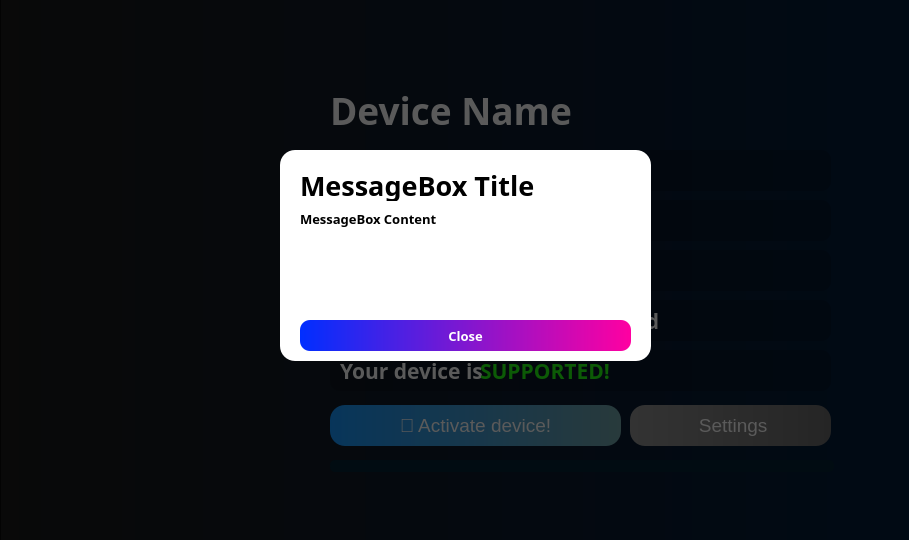
<?xml version="1.0" encoding="UTF-8"?>
<ui version="4.0">
 <class>MainWindow</class>
 <widget class="QMainWindow" name="MainWindow">
  <property name="geometry">
   <rect>
    <x>0</x>
    <y>0</y>
    <width>909</width>
    <height>540</height>
   </rect>
  </property>
  <property name="minimumSize">
   <size>
    <width>909</width>
    <height>540</height>
   </size>
  </property>
  <property name="maximumSize">
   <size>
    <width>909</width>
    <height>540</height>
   </size>
  </property>
  <property name="windowTitle">
   <string>R1nderpest A12+</string>
  </property>
  <widget class="QWidget" name="centralwidget">
   <widget class="QFrame" name="Intro">
    <property name="geometry">
     <rect>
      <x>-10</x>
      <y>-10</y>
      <width>921</width>
      <height>601</height>
     </rect>
    </property>
    <property name="styleSheet">
     <string notr="true">background-color: qlineargradient(spread:pad, x1:0, y1:0, x2:1, y2:0, stop:0 rgba(25, 25, 25, 255), stop:1 rgba(1, 27, 59, 255));
border-radius: 0px;</string>
    </property>
    <property name="frameShape">
     <enum>QFrame::StyledPanel</enum>
    </property>
    <property name="frameShadow">
     <enum>QFrame::Raised</enum>
    </property>
    <widget class="QLabel" name="label">
     <property name="geometry">
      <rect>
       <x>400</x>
       <y>0</y>
       <width>601</width>
       <height>551</height>
      </rect>
     </property>
     <property name="styleSheet">
      <string notr="true">background-color: rgba(255, 255, 255, 0);</string>
     </property>
     <property name="text">
      <string/>
     </property>
     <property name="pixmap">
      <pixmap>glow_phone.png</pixmap>
     </property>
     <property name="scaledContents">
      <bool>true</bool>
     </property>
    </widget>
    <widget class="QLabel" name="label_2">
     <property name="geometry">
      <rect>
       <x>40</x>
       <y>210</y>
       <width>671</width>
       <height>51</height>
      </rect>
     </property>
     <property name="font">
      <font>
       <family>Futura Cyrillic Bold</family>
       <pointsize>30</pointsize>
       <weight>75</weight>
       <bold>true</bold>
      </font>
     </property>
     <property name="styleSheet">
      <string notr="true">background-color: rgba(255, 255, 255, 0);
color: rgb(255, 255, 255);</string>
     </property>
     <property name="text">
      <string>Welcome to R1nderPest!</string>
     </property>
    </widget>
    <widget class="QLabel" name="label_7">
     <property name="geometry">
      <rect>
       <x>-20</x>
       <y>60</y>
       <width>961</width>
       <height>531</height>
      </rect>
     </property>
     <property name="styleSheet">
      <string notr="true">background-color: rgba(255, 255, 255, 0);</string>
     </property>
     <property name="text">
      <string/>
     </property>
     <property name="pixmap">
      <pixmap>img/bg_GLOW.png</pixmap>
     </property>
     <property name="scaledContents">
      <bool>true</bool>
     </property>
    </widget>
    <widget class="QLabel" name="label_9">
     <property name="geometry">
      <rect>
       <x>80</x>
       <y>110</y>
       <width>371</width>
       <height>131</height>
      </rect>
     </property>
     <property name="styleSheet">
      <string notr="true">background-color: rgba(255, 255, 255, 0);</string>
     </property>
     <property name="text">
      <string/>
     </property>
     <property name="pixmap">
      <pixmap>img/logo (1).png</pixmap>
     </property>
     <property name="scaledContents">
      <bool>true</bool>
     </property>
    </widget>
    <widget class="QLabel" name="label_10">
     <property name="geometry">
      <rect>
       <x>44</x>
       <y>260</y>
       <width>441</width>
       <height>101</height>
      </rect>
     </property>
     <property name="font">
      <font>
       <family>Futura Cyrillic Bold</family>
       <pointsize>14</pointsize>
       <weight>75</weight>
       <bold>true</bold>
      </font>
     </property>
     <property name="styleSheet">
      <string notr="true">background-color: rgba(255, 255, 255, 0);
color: rgb(255, 255, 255, 187);</string>
     </property>
     <property name="text">
      <string>Welcome to R1nderPest! This tool will help you bypass iCloud on iPhone Xr - 16 Pro Max (iOS 18.7.2 and iOS 26.1). To get started, connect your device.</string>
     </property>
     <property name="alignment">
      <set>Qt::AlignLeading|Qt::AlignLeft|Qt::AlignTop</set>
     </property>
     <property name="wordWrap">
      <bool>true</bool>
     </property>
    </widget>
    <widget class="QLabel" name="label_11">
     <property name="geometry">
      <rect>
       <x>110</x>
       <y>370</y>
       <width>311</width>
       <height>41</height>
      </rect>
     </property>
     <property name="font">
      <font>
       <family>Futura Cyrillic Bold</family>
       <pointsize>14</pointsize>
       <weight>75</weight>
       <bold>true</bold>
      </font>
     </property>
     <property name="styleSheet">
      <string notr="true">background-color: rgba(255, 255, 255, 0);
color: rgb(255, 255, 255);</string>
     </property>
     <property name="text">
      <string>⌛️ Searching for devices...</string>
     </property>
     <property name="alignment">
      <set>Qt::AlignCenter</set>
     </property>
     <property name="wordWrap">
      <bool>true</bool>
     </property>
    </widget>
    <widget class="QFrame" name="frame_5">
     <property name="geometry">
      <rect>
       <x>110</x>
       <y>370</y>
       <width>311</width>
       <height>41</height>
      </rect>
     </property>
     <property name="styleSheet">
      <string notr="true">background-color: rgba(0, 0, 0, 46);
border-radius: 15px;</string>
     </property>
     <property name="frameShape">
      <enum>QFrame::StyledPanel</enum>
     </property>
     <property name="frameShadow">
      <enum>QFrame::Raised</enum>
     </property>
    </widget>
    <zorder>label</zorder>
    <zorder>label_7</zorder>
    <zorder>label_9</zorder>
    <zorder>label_2</zorder>
    <zorder>label_10</zorder>
    <zorder>frame_5</zorder>
    <zorder>label_11</zorder>
   </widget>
   <widget class="QFrame" name="HomePage">
    <property name="geometry">
     <rect>
      <x>0</x>
      <y>-10</y>
      <width>921</width>
      <height>601</height>
     </rect>
    </property>
    <property name="styleSheet">
     <string notr="true">background-color: qlineargradient(spread:pad, x1:0, y1:0, x2:1, y2:0, stop:0 rgba(25, 25, 25, 255), stop:1 rgba(1, 27, 59, 255));
border-radius: 0px;</string>
    </property>
    <property name="frameShape">
     <enum>QFrame::StyledPanel</enum>
    </property>
    <property name="frameShadow">
     <enum>QFrame::Raised</enum>
    </property>
    <widget class="QLabel" name="label_3">
     <property name="geometry">
      <rect>
       <x>60</x>
       <y>70</y>
       <width>201</width>
       <height>421</height>
      </rect>
     </property>
     <property name="styleSheet">
      <string notr="true">background-color: rgba(255, 255, 255, 0);</string>
     </property>
     <property name="text">
      <string/>
     </property>
     <property name="pixmap">
      <pixmap>img/ios26hello.png</pixmap>
     </property>
     <property name="scaledContents">
      <bool>true</bool>
     </property>
    </widget>
    <widget class="QLabel" name="DeviceName">
     <property name="geometry">
      <rect>
       <x>330</x>
       <y>100</y>
       <width>491</width>
       <height>41</height>
      </rect>
     </property>
     <property name="font">
      <font>
       <family>Futura Cyrillic Bold</family>
       <pointsize>28</pointsize>
       <weight>75</weight>
       <bold>true</bold>
      </font>
     </property>
     <property name="styleSheet">
      <string notr="true">color: rgb(255, 255, 255);
background-color: rgba(255, 255, 255, 0);</string>
     </property>
     <property name="text">
      <string>Device Name</string>
     </property>
    </widget>
    <widget class="QLabel" name="UDID">
     <property name="geometry">
      <rect>
       <x>340</x>
       <y>160</y>
       <width>491</width>
       <height>41</height>
      </rect>
     </property>
     <property name="font">
      <font>
       <family>Futura Cyrillic Bold</family>
       <pointsize>16</pointsize>
       <weight>75</weight>
       <bold>true</bold>
      </font>
     </property>
     <property name="styleSheet">
      <string notr="true">color: rgb(255, 255, 255);
background-color: rgba(255, 255, 255, 0);</string>
     </property>
     <property name="text">
      <string>UDID: </string>
     </property>
    </widget>
    <widget class="QLabel" name="iOSVersion">
     <property name="geometry">
      <rect>
       <x>340</x>
       <y>210</y>
       <width>491</width>
       <height>41</height>
      </rect>
     </property>
     <property name="font">
      <font>
       <family>Futura Cyrillic Bold</family>
       <pointsize>16</pointsize>
       <weight>75</weight>
       <bold>true</bold>
      </font>
     </property>
     <property name="styleSheet">
      <string notr="true">color: rgb(255, 255, 255);
background-color: rgba(255, 255, 255, 0);</string>
     </property>
     <property name="text">
      <string>iOS Version: </string>
     </property>
    </widget>
    <widget class="QLabel" name="ProductType">
     <property name="geometry">
      <rect>
       <x>340</x>
       <y>260</y>
       <width>491</width>
       <height>41</height>
      </rect>
     </property>
     <property name="font">
      <font>
       <family>Futura Cyrillic Bold</family>
       <pointsize>16</pointsize>
       <weight>75</weight>
       <bold>true</bold>
      </font>
     </property>
     <property name="styleSheet">
      <string notr="true">color: rgb(255, 255, 255);
background-color: rgba(255, 255, 255, 0);</string>
     </property>
     <property name="text">
      <string>Product Type: </string>
     </property>
    </widget>
    <widget class="QLabel" name="ProductType_2">
     <property name="geometry">
      <rect>
       <x>340</x>
       <y>360</y>
       <width>491</width>
       <height>41</height>
      </rect>
     </property>
     <property name="font">
      <font>
       <family>Futura Cyrillic Bold</family>
       <pointsize>16</pointsize>
       <weight>75</weight>
       <bold>true</bold>
      </font>
     </property>
     <property name="styleSheet">
      <string notr="true">color: rgb(255, 255, 255);
background-color: rgba(255, 255, 255, 0);</string>
     </property>
     <property name="text">
      <string>Your device is</string>
     </property>
    </widget>
    <widget class="QLabel" name="ProductType_3">
     <property name="geometry">
      <rect>
       <x>480</x>
       <y>360</y>
       <width>491</width>
       <height>41</height>
      </rect>
     </property>
     <property name="font">
      <font>
       <family>Futura Cyrillic Bold</family>
       <pointsize>16</pointsize>
       <weight>75</weight>
       <bold>true</bold>
      </font>
     </property>
     <property name="styleSheet">
      <string notr="true">color: rgb(34, 255, 16);
background-color: rgba(255, 255, 255, 0);</string>
     </property>
     <property name="text">
      <string>SUPPORTED!</string>
     </property>
    </widget>
    <widget class="QLabel" name="label_6">
     <property name="geometry">
      <rect>
       <x>50</x>
       <y>450</y>
       <width>221</width>
       <height>151</height>
      </rect>
     </property>
     <property name="styleSheet">
      <string notr="true">background-color: rgba(255, 255, 255, 0);</string>
     </property>
     <property name="text">
      <string/>
     </property>
     <property name="pixmap">
      <pixmap>cable.png</pixmap>
     </property>
     <property name="scaledContents">
      <bool>true</bool>
     </property>
    </widget>
    <widget class="QLabel" name="label_8">
     <property name="geometry">
      <rect>
       <x>630</x>
       <y>20</y>
       <width>281</width>
       <height>101</height>
      </rect>
     </property>
     <property name="styleSheet">
      <string notr="true">background-color: rgba(255, 255, 255, 0);</string>
     </property>
     <property name="text">
      <string/>
     </property>
     <property name="pixmap">
      <pixmap>logo (1).png</pixmap>
     </property>
     <property name="scaledContents">
      <bool>true</bool>
     </property>
    </widget>
    <widget class="QPushButton" name="activateButton">
     <property name="geometry">
      <rect>
       <x>330</x>
       <y>415</y>
       <width>291</width>
       <height>41</height>
      </rect>
     </property>
     <property name="font">
      <font>
       <family>MS Shell Dlg 2</family>
       <pointsize>14</pointsize>
      </font>
     </property>
     <property name="cursor">
      <cursorShape>PointingHandCursor</cursorShape>
     </property>
     <property name="styleSheet">
      <string notr="true">background-color: qlineargradient(spread:pad, x1:0, y1:0, x2:1, y2:0, stop:0 rgba(21, 151, 255, 255), stop:1 rgba(113, 163, 168, 255));
color: rgb(255, 255, 255);
border-radius: 15px;</string>
     </property>
     <property name="text">
      <string>🚀 Activate device!</string>
     </property>
    </widget>
    <widget class="QFrame" name="pbFrame">
     <property name="geometry">
      <rect>
       <x>330</x>
       <y>470</y>
       <width>504</width>
       <height>12</height>
      </rect>
     </property>
     <property name="styleSheet">
      <string notr="true">background-color: rgb(2, 33, 51);
color: rgb(255, 255, 255);
border-radius: 5px;</string>
     </property>
     <property name="frameShape">
      <enum>QFrame::StyledPanel</enum>
     </property>
     <property name="frameShadow">
      <enum>QFrame::Raised</enum>
     </property>
     <widget class="QFrame" name="pb">
      <property name="geometry">
       <rect>
        <x>0</x>
        <y>0</y>
        <width>0</width>
        <height>12</height>
       </rect>
      </property>
      <property name="styleSheet">
       <string notr="true">background-color: rgb(19, 159, 255);
color: rgb(255, 255, 255);
border-radius: 5px;</string>
      </property>
      <property name="frameShape">
       <enum>QFrame::StyledPanel</enum>
      </property>
      <property name="frameShadow">
       <enum>QFrame::Raised</enum>
      </property>
     </widget>
    </widget>
    <widget class="QFrame" name="frame">
     <property name="geometry">
      <rect>
       <x>330</x>
       <y>160</y>
       <width>501</width>
       <height>41</height>
      </rect>
     </property>
     <property name="styleSheet">
      <string notr="true">background-color: rgba(0, 0, 0, 46);
border-radius: 10px;</string>
     </property>
     <property name="frameShape">
      <enum>QFrame::StyledPanel</enum>
     </property>
     <property name="frameShadow">
      <enum>QFrame::Raised</enum>
     </property>
    </widget>
    <widget class="QFrame" name="frame_2">
     <property name="geometry">
      <rect>
       <x>330</x>
       <y>210</y>
       <width>501</width>
       <height>41</height>
      </rect>
     </property>
     <property name="styleSheet">
      <string notr="true">background-color: rgba(0, 0, 0, 46);
border-radius: 10px;</string>
     </property>
     <property name="frameShape">
      <enum>QFrame::StyledPanel</enum>
     </property>
     <property name="frameShadow">
      <enum>QFrame::Raised</enum>
     </property>
    </widget>
    <widget class="QFrame" name="frame_3">
     <property name="geometry">
      <rect>
       <x>330</x>
       <y>260</y>
       <width>501</width>
       <height>41</height>
      </rect>
     </property>
     <property name="styleSheet">
      <string notr="true">background-color: rgba(0, 0, 0, 46);
border-radius: 10px;</string>
     </property>
     <property name="frameShape">
      <enum>QFrame::StyledPanel</enum>
     </property>
     <property name="frameShadow">
      <enum>QFrame::Raised</enum>
     </property>
    </widget>
    <widget class="QFrame" name="frame_4">
     <property name="geometry">
      <rect>
       <x>330</x>
       <y>360</y>
       <width>501</width>
       <height>41</height>
      </rect>
     </property>
     <property name="styleSheet">
      <string notr="true">background-color: rgba(0, 0, 0, 46);
border-radius: 10px;</string>
     </property>
     <property name="frameShape">
      <enum>QFrame::StyledPanel</enum>
     </property>
     <property name="frameShadow">
      <enum>QFrame::Raised</enum>
     </property>
    </widget>
    <widget class="QFrame" name="frame_6">
     <property name="geometry">
      <rect>
       <x>330</x>
       <y>310</y>
       <width>501</width>
       <height>41</height>
      </rect>
     </property>
     <property name="styleSheet">
      <string notr="true">background-color: rgba(0, 0, 0, 46);
border-radius: 10px;</string>
     </property>
     <property name="frameShape">
      <enum>QFrame::StyledPanel</enum>
     </property>
     <property name="frameShadow">
      <enum>QFrame::Raised</enum>
     </property>
    </widget>
    <widget class="QLabel" name="ActivationState">
     <property name="geometry">
      <rect>
       <x>340</x>
       <y>310</y>
       <width>491</width>
       <height>41</height>
      </rect>
     </property>
     <property name="font">
      <font>
       <family>Futura Cyrillic Bold</family>
       <pointsize>16</pointsize>
       <weight>75</weight>
       <bold>true</bold>
      </font>
     </property>
     <property name="styleSheet">
      <string notr="true">color: rgb(255, 255, 255);
background-color: rgba(255, 255, 255, 0);</string>
     </property>
     <property name="text">
      <string>Activation Status: Unactivated</string>
     </property>
    </widget>
    <widget class="QPushButton" name="SettingsButton">
     <property name="geometry">
      <rect>
       <x>630</x>
       <y>415</y>
       <width>201</width>
       <height>41</height>
      </rect>
     </property>
     <property name="font">
      <font>
       <family>MS Shell Dlg 2</family>
       <pointsize>14</pointsize>
      </font>
     </property>
     <property name="cursor">
      <cursorShape>PointingHandCursor</cursorShape>
     </property>
     <property name="styleSheet">
      <string notr="true">background-color: qlineargradient(spread:pad, x1:0, y1:0, x2:1, y2:0, stop:0 rgba(145, 145, 145, 255), stop:1 rgba(105, 105, 105, 255));
color: rgb(255, 255, 255);
border-radius: 15px;</string>
     </property>
     <property name="text">
      <string> Settings</string>
     </property>
     <property name="icon">
      <iconset>
       <normaloff>img/settings.png</normaloff>img/settings.png</iconset>
     </property>
    </widget>
    <zorder>DeviceName</zorder>
    <zorder>label_6</zorder>
    <zorder>label_3</zorder>
    <zorder>label_8</zorder>
    <zorder>activateButton</zorder>
    <zorder>pbFrame</zorder>
    <zorder>frame</zorder>
    <zorder>UDID</zorder>
    <zorder>frame_2</zorder>
    <zorder>iOSVersion</zorder>
    <zorder>frame_3</zorder>
    <zorder>ProductType</zorder>
    <zorder>frame_4</zorder>
    <zorder>ProductType_2</zorder>
    <zorder>ProductType_3</zorder>
    <zorder>frame_6</zorder>
    <zorder>ActivationState</zorder>
    <zorder>SettingsButton</zorder>
   </widget>
   <widget class="QFrame" name="SettingsPage">
    <property name="geometry">
     <rect>
      <x>0</x>
      <y>-10</y>
      <width>921</width>
      <height>601</height>
     </rect>
    </property>
    <property name="styleSheet">
     <string notr="true">background-color: qlineargradient(spread:pad, x1:0, y1:0, x2:1, y2:0, stop:0 rgba(25, 25, 25, 255), stop:1 rgba(1, 27, 59, 255));
border-radius: 0px;</string>
    </property>
    <property name="frameShape">
     <enum>QFrame::StyledPanel</enum>
    </property>
    <property name="frameShadow">
     <enum>QFrame::Raised</enum>
    </property>
    <widget class="QLabel" name="label_4">
     <property name="geometry">
      <rect>
       <x>60</x>
       <y>70</y>
       <width>201</width>
       <height>421</height>
      </rect>
     </property>
     <property name="styleSheet">
      <string notr="true">background-color: rgba(255, 255, 255, 0);</string>
     </property>
     <property name="text">
      <string/>
     </property>
     <property name="pixmap">
      <pixmap>img/ios26hello.png</pixmap>
     </property>
     <property name="scaledContents">
      <bool>true</bool>
     </property>
    </widget>
    <widget class="QLabel" name="DeviceName_2">
     <property name="geometry">
      <rect>
       <x>330</x>
       <y>100</y>
       <width>491</width>
       <height>41</height>
      </rect>
     </property>
     <property name="font">
      <font>
       <family>Futura Cyrillic Bold</family>
       <pointsize>28</pointsize>
       <weight>75</weight>
       <bold>true</bold>
      </font>
     </property>
     <property name="styleSheet">
      <string notr="true">color: rgb(255, 255, 255);
background-color: rgba(255, 255, 255, 0);</string>
     </property>
     <property name="text">
      <string>Settings</string>
     </property>
    </widget>
    <widget class="QLabel" name="label_12">
     <property name="geometry">
      <rect>
       <x>50</x>
       <y>450</y>
       <width>221</width>
       <height>151</height>
      </rect>
     </property>
     <property name="styleSheet">
      <string notr="true">background-color: rgba(255, 255, 255, 0);</string>
     </property>
     <property name="text">
      <string/>
     </property>
     <property name="pixmap">
      <pixmap>cable.png</pixmap>
     </property>
     <property name="scaledContents">
      <bool>true</bool>
     </property>
    </widget>
    <widget class="QLabel" name="label_13">
     <property name="geometry">
      <rect>
       <x>630</x>
       <y>20</y>
       <width>281</width>
       <height>101</height>
      </rect>
     </property>
     <property name="styleSheet">
      <string notr="true">background-color: rgba(255, 255, 255, 0);</string>
     </property>
     <property name="text">
      <string/>
     </property>
     <property name="pixmap">
      <pixmap>logo (1).png</pixmap>
     </property>
     <property name="scaledContents">
      <bool>true</bool>
     </property>
    </widget>
    <widget class="QFrame" name="frame_10">
     <property name="geometry">
      <rect>
       <x>330</x>
       <y>150</y>
       <width>501</width>
       <height>241</height>
      </rect>
     </property>
     <property name="styleSheet">
      <string notr="true">background-color: rgba(0, 0, 0, 46);
border-radius: 10px;</string>
     </property>
     <property name="frameShape">
      <enum>QFrame::StyledPanel</enum>
     </property>
     <property name="frameShadow">
      <enum>QFrame::Raised</enum>
     </property>
     <widget class="QCheckBox" name="DarkThemeCheckbox">
      <property name="geometry">
       <rect>
        <x>460</x>
        <y>10</y>
        <width>31</width>
        <height>41</height>
       </rect>
      </property>
      <property name="styleSheet">
       <string notr="true">QCheckBox {
	background-color: rgba(255, 255, 255, 0);
    spacing: 8px;
    font-size: 14px;
    color: #ffffff;
}

QCheckBox::indicator {
    width: 20px;
    height: 20px;
    border-radius: 5px;
    background-color: #1f2327;
    border: 2px solid #3c4650;
}

QCheckBox::indicator:hover {
    background-color: #262b30;
    border-color: #4a5560;
}

QCheckBox::indicator:checked {
    background-color: #4aaaff;     /* голубой */
    border-color: #4aaaff;
}

QCheckBox::indicator:checked:hover {
    background-color: #66bbff;
    border-color: #66bbff;
}

QCheckBox::indicator:disabled {
    background-color: #303438;
    border-color: #454b52;
}

QCheckBox::indicator:checked:disabled {
    background-color: #3e6f8f;
    border-color: #3e6f8f;
}
</string>
      </property>
      <property name="text">
       <string/>
      </property>
     </widget>
    </widget>
    <widget class="QPushButton" name="activateButton_4">
     <property name="geometry">
      <rect>
       <x>330</x>
       <y>415</y>
       <width>501</width>
       <height>41</height>
      </rect>
     </property>
     <property name="font">
      <font>
       <family>MS Shell Dlg 2</family>
       <pointsize>14</pointsize>
      </font>
     </property>
     <property name="cursor">
      <cursorShape>PointingHandCursor</cursorShape>
     </property>
     <property name="styleSheet">
      <string notr="true">background-color: qlineargradient(spread:pad, x1:0, y1:0, x2:1, y2:0, stop:0 rgba(145, 145, 145, 255), stop:1 rgba(105, 105, 105, 255));
color: rgb(255, 255, 255);
border-radius: 15px;</string>
     </property>
     <property name="text">
      <string>Back to Home Page</string>
     </property>
     <property name="icon">
      <iconset>
       <normaloff>img/home.png</normaloff>img/home.png</iconset>
     </property>
     <property name="iconSize">
      <size>
       <width>20</width>
       <height>20</height>
      </size>
     </property>
    </widget>
    <widget class="QLabel" name="DeviceName_3">
     <property name="geometry">
      <rect>
       <x>340</x>
       <y>160</y>
       <width>391</width>
       <height>41</height>
      </rect>
     </property>
     <property name="font">
      <font>
       <family>Futura Cyrillic Bold</family>
       <pointsize>14</pointsize>
       <weight>75</weight>
       <bold>true</bold>
      </font>
     </property>
     <property name="styleSheet">
      <string notr="true">color: rgb(255, 255, 255);
background-color: rgba(255, 255, 255, 0);</string>
     </property>
     <property name="text">
      <string>Dark Theme</string>
     </property>
    </widget>
    <zorder>DeviceName_2</zorder>
    <zorder>label_12</zorder>
    <zorder>label_13</zorder>
    <zorder>frame_10</zorder>
    <zorder>activateButton_4</zorder>
    <zorder>label_4</zorder>
    <zorder>DeviceName_3</zorder>
   </widget>
   <widget class="QFrame" name="msgbox">
    <property name="geometry">
     <rect>
      <x>0</x>
      <y>-20</y>
      <width>921</width>
      <height>621</height>
     </rect>
    </property>
    <property name="styleSheet">
     <string notr="true">background-color: rgba(0, 0, 0, 165);</string>
    </property>
    <property name="frameShape">
     <enum>QFrame::StyledPanel</enum>
    </property>
    <property name="frameShadow">
     <enum>QFrame::Raised</enum>
    </property>
    <widget class="QFrame" name="frame_8">
     <property name="geometry">
      <rect>
       <x>280</x>
       <y>170</y>
       <width>371</width>
       <height>211</height>
      </rect>
     </property>
     <property name="styleSheet">
      <string notr="true">background-color: rgb(255, 255, 255);
border-radius: 15px;</string>
     </property>
     <property name="frameShape">
      <enum>QFrame::StyledPanel</enum>
     </property>
     <property name="frameShadow">
      <enum>QFrame::Raised</enum>
     </property>
     <widget class="QLabel" name="msgbox_title">
      <property name="geometry">
       <rect>
        <x>20</x>
        <y>20</y>
        <width>341</width>
        <height>31</height>
       </rect>
      </property>
      <property name="font">
       <font>
        <family>Futura Cyrillic Bold</family>
        <pointsize>20</pointsize>
        <weight>75</weight>
        <bold>true</bold>
       </font>
      </property>
      <property name="styleSheet">
       <string notr="true">color: rgb(0, 0, 0);</string>
      </property>
      <property name="text">
       <string>MessageBox Title</string>
      </property>
      <property name="alignment">
       <set>Qt::AlignLeading|Qt::AlignLeft|Qt::AlignVCenter</set>
      </property>
     </widget>
     <widget class="QLabel" name="msgbox_content">
      <property name="geometry">
       <rect>
        <x>20</x>
        <y>60</y>
        <width>331</width>
        <height>101</height>
       </rect>
      </property>
      <property name="font">
       <font>
        <family>Futura Cyrillic Bold</family>
        <pointsize>10</pointsize>
        <weight>75</weight>
        <bold>true</bold>
       </font>
      </property>
      <property name="styleSheet">
       <string notr="true">color: rgb(0, 0, 0);</string>
      </property>
      <property name="text">
       <string>MessageBox Content</string>
      </property>
      <property name="alignment">
       <set>Qt::AlignLeading|Qt::AlignLeft|Qt::AlignTop</set>
      </property>
      <property name="wordWrap">
       <bool>true</bool>
      </property>
     </widget>
     <widget class="QPushButton" name="msgboxbtn1">
      <property name="geometry">
       <rect>
        <x>20</x>
        <y>170</y>
        <width>331</width>
        <height>31</height>
       </rect>
      </property>
      <property name="font">
       <font>
        <family>Futura Cyrillic Bold</family>
        <pointsize>10</pointsize>
        <weight>75</weight>
        <bold>true</bold>
       </font>
      </property>
      <property name="cursor">
       <cursorShape>PointingHandCursor</cursorShape>
      </property>
      <property name="styleSheet">
       <string notr="true">background-color: qlineargradient(spread:pad, x1:0, y1:0, x2:1, y2:0, stop:0 rgba(0, 46, 255, 255), stop:1 rgba(255, 0, 161, 255));
border-radius: 10px;
color: rgb(255, 255, 255);</string>
      </property>
      <property name="text">
       <string>Close</string>
      </property>
     </widget>
    </widget>
   </widget>
   <zorder>SettingsPage</zorder>
   <zorder>Intro</zorder>
   <zorder>HomePage</zorder>
   <zorder>msgbox</zorder>
  </widget>
 </widget>
 <resources/>
 <connections/>
</ui>
